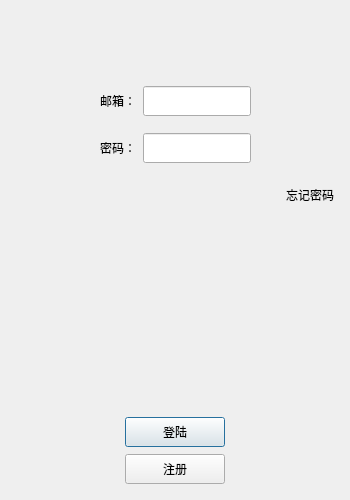
<?xml version="1.0" encoding="UTF-8"?>
<ui version="4.0">
 <class>LoginDialog</class>
 <widget class="QDialog" name="LoginDialog">
  <property name="geometry">
   <rect>
    <x>0</x>
    <y>0</y>
    <width>350</width>
    <height>500</height>
   </rect>
  </property>
  <property name="minimumSize">
   <size>
    <width>350</width>
    <height>500</height>
   </size>
  </property>
  <property name="maximumSize">
   <size>
    <width>350</width>
    <height>500</height>
   </size>
  </property>
  <property name="windowTitle">
   <string>Ppao</string>
  </property>
  <property name="windowIcon">
   <iconset resource="../../res.qrc">
    <normaloff>:/res/wx.png</normaloff>:/res/wx.png</iconset>
  </property>
  <layout class="QHBoxLayout" name="horizontalLayout">
   <item>
    <layout class="QVBoxLayout" name="verticalLayout">
     <property name="spacing">
      <number>7</number>
     </property>
     <property name="leftMargin">
      <number>5</number>
     </property>
     <property name="topMargin">
      <number>5</number>
     </property>
     <property name="rightMargin">
      <number>5</number>
     </property>
     <property name="bottomMargin">
      <number>5</number>
     </property>
     <item>
      <widget class="QWidget" name="widget" native="true">
       <layout class="QGridLayout" name="gridLayout">
        <item row="0" column="0">
         <widget class="QLabel" name="label_png">
          <property name="text">
           <string/>
          </property>
          <property name="pixmap">
           <pixmap resource="../../res.qrc">:/res/wx.png</pixmap>
          </property>
          <property name="alignment">
           <set>Qt::AlignmentFlag::AlignCenter</set>
          </property>
         </widget>
        </item>
        <item row="1" column="0">
         <widget class="QLabel" name="label_errtip_login">
          <property name="minimumSize">
           <size>
            <width>0</width>
            <height>20</height>
           </size>
          </property>
          <property name="text">
           <string/>
          </property>
          <property name="alignment">
           <set>Qt::AlignmentFlag::AlignCenter</set>
          </property>
         </widget>
        </item>
       </layout>
      </widget>
     </item>
     <item>
      <layout class="QHBoxLayout" name="horizontalLayout_7">
       <item>
        <spacer name="horizontalSpacer_6">
         <property name="orientation">
          <enum>Qt::Orientation::Horizontal</enum>
         </property>
         <property name="sizeHint" stdset="0">
          <size>
           <width>40</width>
           <height>20</height>
          </size>
         </property>
        </spacer>
       </item>
       <item>
        <widget class="QLabel" name="label_user">
         <property name="minimumSize">
          <size>
           <width>0</width>
           <height>40</height>
          </size>
         </property>
         <property name="maximumSize">
          <size>
           <width>16777215</width>
           <height>40</height>
          </size>
         </property>
         <property name="text">
          <string>邮箱：</string>
         </property>
        </widget>
       </item>
       <item>
        <widget class="QLineEdit" name="edit_user">
         <property name="minimumSize">
          <size>
           <width>0</width>
           <height>30</height>
          </size>
         </property>
         <property name="maximumSize">
          <size>
           <width>16777215</width>
           <height>30</height>
          </size>
         </property>
        </widget>
       </item>
       <item>
        <spacer name="horizontalSpacer_7">
         <property name="orientation">
          <enum>Qt::Orientation::Horizontal</enum>
         </property>
         <property name="sizeHint" stdset="0">
          <size>
           <width>40</width>
           <height>20</height>
          </size>
         </property>
        </spacer>
       </item>
      </layout>
     </item>
     <item>
      <layout class="QHBoxLayout" name="horizontalLayout_6">
       <item>
        <spacer name="horizontalSpacer_8">
         <property name="orientation">
          <enum>Qt::Orientation::Horizontal</enum>
         </property>
         <property name="sizeHint" stdset="0">
          <size>
           <width>40</width>
           <height>20</height>
          </size>
         </property>
        </spacer>
       </item>
       <item>
        <widget class="QLabel" name="label_pwd">
         <property name="minimumSize">
          <size>
           <width>0</width>
           <height>40</height>
          </size>
         </property>
         <property name="maximumSize">
          <size>
           <width>16777215</width>
           <height>40</height>
          </size>
         </property>
         <property name="text">
          <string>密码：</string>
         </property>
        </widget>
       </item>
       <item>
        <widget class="QLineEdit" name="edit_pwd">
         <property name="minimumSize">
          <size>
           <width>0</width>
           <height>30</height>
          </size>
         </property>
         <property name="maximumSize">
          <size>
           <width>16777215</width>
           <height>30</height>
          </size>
         </property>
        </widget>
       </item>
       <item>
        <spacer name="horizontalSpacer_9">
         <property name="orientation">
          <enum>Qt::Orientation::Horizontal</enum>
         </property>
         <property name="sizeHint" stdset="0">
          <size>
           <width>40</width>
           <height>20</height>
          </size>
         </property>
        </spacer>
       </item>
      </layout>
     </item>
     <item>
      <layout class="QHBoxLayout" name="horizontalLayout_5">
       <item>
        <spacer name="horizontalSpacer">
         <property name="orientation">
          <enum>Qt::Orientation::Horizontal</enum>
         </property>
         <property name="sizeHint" stdset="0">
          <size>
           <width>40</width>
           <height>20</height>
          </size>
         </property>
        </spacer>
       </item>
       <item>
        <widget class="ClickedLabel" name="label_forget">
         <property name="minimumSize">
          <size>
           <width>0</width>
           <height>40</height>
          </size>
         </property>
         <property name="maximumSize">
          <size>
           <width>16777215</width>
           <height>40</height>
          </size>
         </property>
         <property name="text">
          <string>忘记密码</string>
         </property>
         <property name="alignment">
          <set>Qt::AlignmentFlag::AlignRight|Qt::AlignmentFlag::AlignTrailing|Qt::AlignmentFlag::AlignVCenter</set>
         </property>
        </widget>
       </item>
      </layout>
     </item>
     <item>
      <spacer name="verticalSpacer_3">
       <property name="orientation">
        <enum>Qt::Orientation::Vertical</enum>
       </property>
       <property name="sizeHint" stdset="0">
        <size>
         <width>20</width>
         <height>40</height>
        </size>
       </property>
      </spacer>
     </item>
     <item>
      <layout class="QHBoxLayout" name="horizontalLayout_3">
       <item>
        <spacer name="horizontalSpacer_2">
         <property name="orientation">
          <enum>Qt::Orientation::Horizontal</enum>
         </property>
         <property name="sizeHint" stdset="0">
          <size>
           <width>40</width>
           <height>20</height>
          </size>
         </property>
        </spacer>
       </item>
       <item>
        <widget class="QPushButton" name="btn_login">
         <property name="minimumSize">
          <size>
           <width>100</width>
           <height>30</height>
          </size>
         </property>
         <property name="text">
          <string>登陆</string>
         </property>
        </widget>
       </item>
       <item>
        <spacer name="horizontalSpacer_3">
         <property name="orientation">
          <enum>Qt::Orientation::Horizontal</enum>
         </property>
         <property name="sizeHint" stdset="0">
          <size>
           <width>40</width>
           <height>20</height>
          </size>
         </property>
        </spacer>
       </item>
      </layout>
     </item>
     <item>
      <layout class="QHBoxLayout" name="horizontalLayout_2">
       <item>
        <spacer name="horizontalSpacer_5">
         <property name="orientation">
          <enum>Qt::Orientation::Horizontal</enum>
         </property>
         <property name="sizeHint" stdset="0">
          <size>
           <width>40</width>
           <height>20</height>
          </size>
         </property>
        </spacer>
       </item>
       <item>
        <widget class="QPushButton" name="btn_register">
         <property name="minimumSize">
          <size>
           <width>100</width>
           <height>30</height>
          </size>
         </property>
         <property name="text">
          <string>注册</string>
         </property>
        </widget>
       </item>
       <item>
        <spacer name="horizontalSpacer_4">
         <property name="orientation">
          <enum>Qt::Orientation::Horizontal</enum>
         </property>
         <property name="sizeHint" stdset="0">
          <size>
           <width>40</width>
           <height>20</height>
          </size>
         </property>
        </spacer>
       </item>
      </layout>
     </item>
    </layout>
   </item>
  </layout>
 </widget>
 <customwidgets>
  <customwidget>
   <class>ClickedLabel</class>
   <extends>QLabel</extends>
   <header>clickedlabel.h</header>
  </customwidget>
 </customwidgets>
 <resources>
  <include location="../../res.qrc"/>
 </resources>
 <connections/>
</ui>
